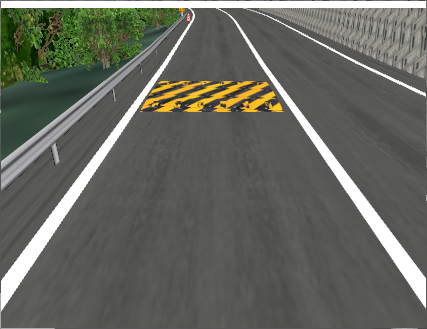
#> input picture unuse/1.png, 427 x 329 px
$ python pattern.py
#> lines starting #> are read from the running program, lines starting #| are printed output that depends on the picture; after the words box and inside, x2 and y2 are one past the last pixel; in counts of white or black regions, pixels touching at a corner belong together
import cv2
import numpy as np

img = cv2.imread('1.png')
#> img is the input picture: shape (329, 427, 3); mean B, G, R 95.7, 103.5, 101.3
if img is None:
    print("이미지를 찾을 수 없습니다. 파일 경로를 확인하세요.")
else:
    src_points = np.float32([[155, 80], [270, 80], [140, 112], [283, 112]])
    width, height = 400, 100
    dst_points = np.float32([[0, 0], [width, 0], [0, height], [width, height]])
    matrix = cv2.getPerspectiveTransform(src_points, dst_points)
    bev_img = cv2.warpPerspective(img, matrix, (width, height))
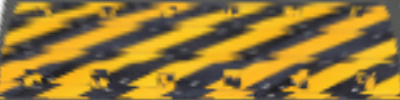
#> bev_img: shape (100, 400, 3); mean B, G, R 53.9, 121.1, 149.5

    # BGR 'to' HSV -> 2가 추가되었습니다.
    hsv_img = cv2.cvtColor(bev_img, cv2.COLOR_BGR2HSV)
#> hsv_img: shape (100, 400, 3); mean H, S, V 47.2, 129.2, 151.4

    lower_yellow = np.array([20, 80, 80])
    upper_yellow = np.array([35, 255, 255])
    mask = cv2.inRange(hsv_img, lower_yellow, upper_yellow)
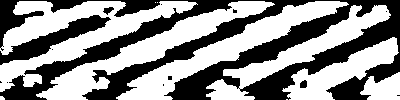
#> mask: shape (100, 400); 56.4% white; 13 black regions (9 under 20 px), largest, box (x1, y1, x2, y2) and area: (0, 0, 400, 100) 15736, (0, 15, 111, 65) 1552, (103, 7, 114, 15) 49, (300, 80, 307, 88) 47

    kernel = np.ones((5, 15), np.uint8)
    closed_mask = cv2.morphologyEx(mask, cv2.MORPH_CLOSE, kernel)
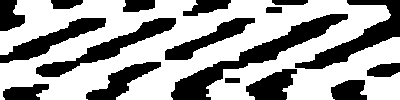
#> closed_mask: shape (100, 400); 62.4% white; 17 black regions

    contours, _ = cv2.findContours(closed_mask, cv2.RETR_EXTERNAL, cv2.CHAIN_APPROX_SIMPLE)
#> contours = 1 contour; box (x1, y1, x2, y2) and area: (0, 0, 400, 100) 27063

    cv2.polylines(img, [np.int32(src_points)], isClosed=True, color=(0, 255, 0), thickness=2)
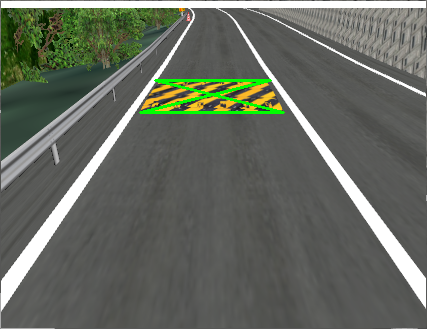
#> img: shape (329, 427, 3); 1.02% of pixels changed, all inside (x1, y1, x2, y2) = (139, 79, 285, 114)

    found = False
    if len(contours) > 0:
        main_contour = max(contours, key=cv2.contourArea)
#> main_contour = contour of 722 points, box (x1, y1, x2, y2) (0, 0, 400, 100), area 27063
        area = cv2.contourArea(main_contour)
#> area = 27063

        if area > 1000:
            print(f"통합된 과속방지턱 패턴을 찾았습니다! (총 면적: {area:.0f})")
#| 통합된 과속방지턱 패턴을 찾았습니다! (총 면적: 27063)
            x, y, w, h = cv2.boundingRect(main_contour)
#> x = 0; y = 0; w = 400; h = 100
            cv2.rectangle(bev_img, (x, y), (x + w, y + h), (0, 0, 255), 2)
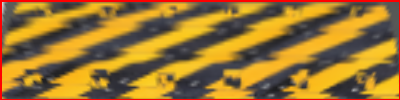
#> bev_img: shape (100, 400, 3); 3.73% of pixels changed, all inside (x1, y1, x2, y2) = (0, 0, 400, 100)
            found = True

    if not found:
        print("과속방지턱 패턴을 찾지 못했습니다.")

    cv2.imshow('Original Image with ROI', img)
    cv2.imshow('Bird\'s-Eye View (BEV)', bev_img)
    cv2.imshow('Original Yellow Mask', mask)
    cv2.imshow('Closed Mask', closed_mask)

    cv2.waitKey(0)
    cv2.destroyAllWindows()
